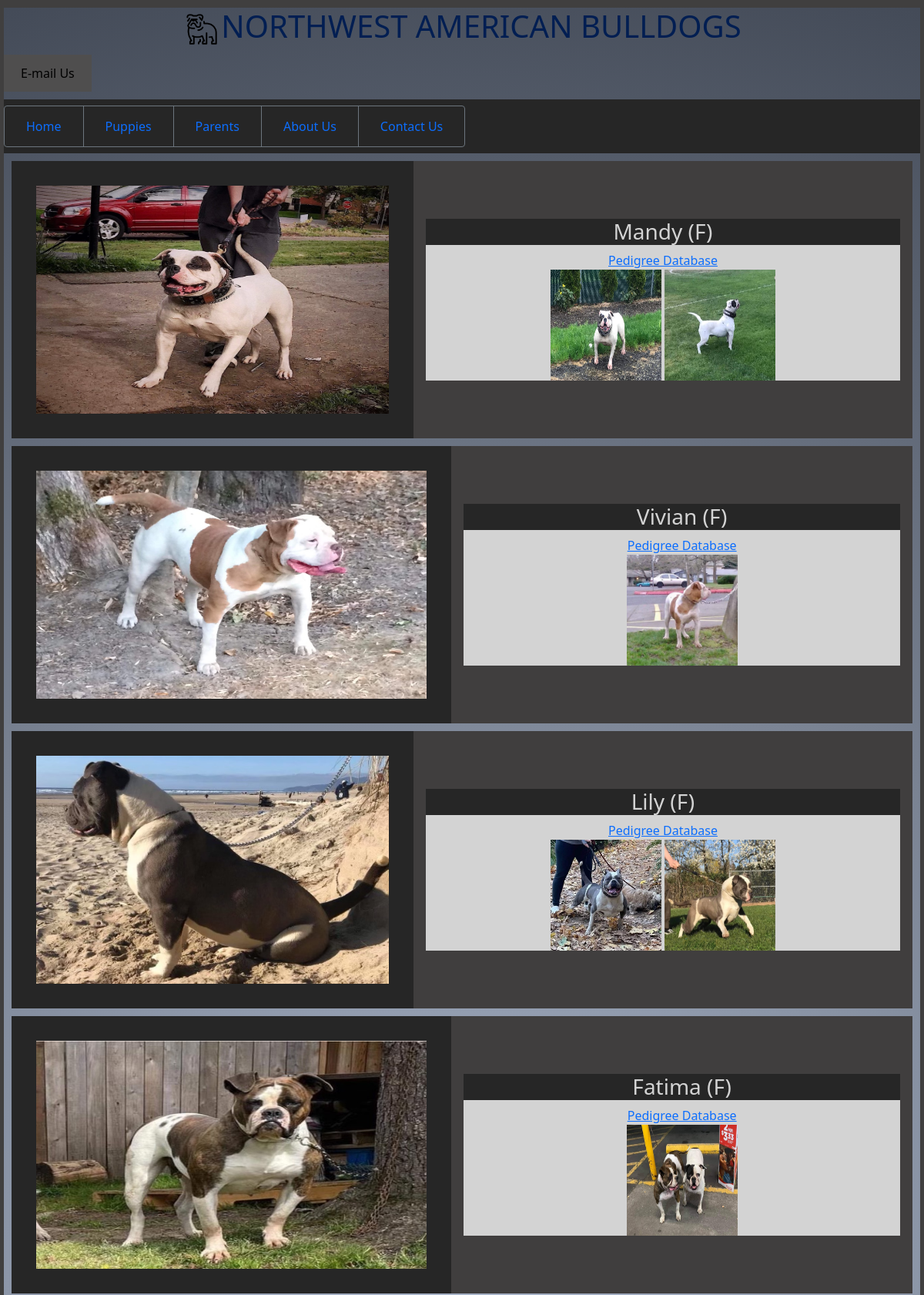
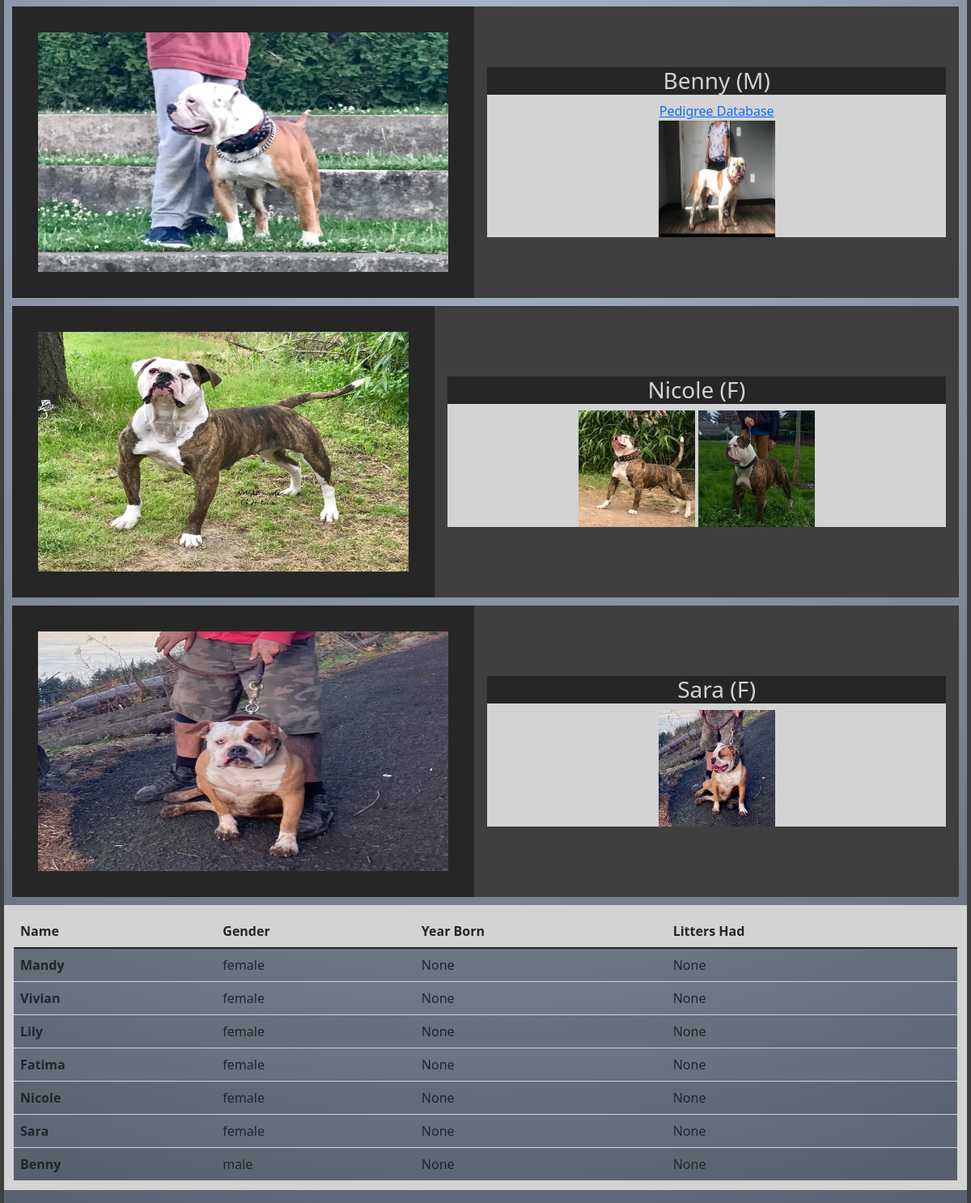
Page /parents (upper part) on the committed database (2 pictures, top to bottom).
### tables this page shows
CREATE TABLE 'parents' ('primary_key' INTEGER PRIMARY KEY AUTOINCREMENT NOT NULL, 'name' TEXT NOT NULL, 'gender' TEXT NOT NULL, 'year_born' INTEGER, 'litters_had' INTEGER);

### app.py (the view)
@app.route("/parents", methods=["GET", "POST"])
def parents():
    parent = c.execute(
        "SELECT name, gender, year_born, litters_had FROM parents")
    result = c.fetchall()
    return render_template("parents.html", result=result)

### templates/parents.html (shortened to what this page needs)
<!DOCTYPE html>
<html lang="en">
    <head>
        <link href="https://cdn.jsdelivr.net/npm/bootstrap@5.1.3/dist/css/bootstrap.min.css" rel="stylesheet">
        <link href="/static/styles.css" rel="stylesheet">
    </head>
    <body class="body-border">
        <div>
            <h1 class="header"><img class="header-icon" src="/static/images/icons8-bulldog-64.png" alt="...">NORTHWEST AMERICAN BULLDOGS</h1>
            <a class="contact-link d" href="/contact">E-mail Us</a>
            <nav class="navbar navbar-expand-md" id="nav-index">
                <div class="btn-group flex-wrap" role="group" aria-label="Basic outlined example">
                    <button type="button" class="btn btn-outline-secondary fold"><a class="nav-link" href="/">Home</a></button>
                    <button type="button" class="btn btn-outline-secondary fold"><a class="nav-link" href="/puppies">Puppies</a></button>
                    <button type="button" class="btn btn-outline-secondary fold"><a class="nav-link" href="/parents">Parents</a></button>
                    <button type="button" class="btn btn-outline-secondary fold"><a class="nav-link" href="/about">About Us</a></button>
                    <button type="button" class="btn btn-outline-secondary fold"><a class="nav-link" href="/contact">Contact Us</a></button>
                </div>
            </nav>
            <div class="flex-cont-par">
                <img class="flex1" src="/static/images/mandy2.jpeg" alt="Female Bulldog Mandy Second Pic">
                <div class="flex2 text-center">
                    <h3>Mandy (F)</h3>
                    <a target="_blank" href="https://www.pedigreedatabase.com/american_bulldog/dog.html?id=2914000-nwab-mandy-of-ddps?_v=20191001050733">Pedigree Database</a>
                    <div class="extra">
                        <img src="/static/images/mandy.jpeg" alt="Female Bulldog Mandy">
                        <img src="/static/images/mandy3.jpeg" alt="Female Bulldog Mandy third pic">
                    </div>
                </div>
            </div>
            <div class="flex-cont-par">
                <img class="flex1" src="/static/images/vivian.jpeg" alt="Female Bulldog Vivian">
                <div class="flex2 text-center">
                    <h3>Vivian (F)</h3>
                    <a target="_blank" href="https://www.pedigreedatabase.com/american_bulldog/dog.html?id=2915936-nwab-vivian-of-buffdogs?_v=20191008035138">Pedigree Database</a>
                    <div class="extra">
                        <img src="/static/images/vivian2.jpeg" alt="Female Bulldog Vivian Second Pic">
                    </div>
                </div>
            </div>
            <div class="flex-cont-par">
                <img class="flex1" src="/static/images/lily2.jpeg" alt="Female Bulldog Lily">
                <div class="flex2 text-center">
                    <h3>Lily (F)</h3>
                    <a target="_blank" href="https://www.pedigreedatabase.com/american_bulldog/dog.html?id=2969477-nwab-lily?_v=20200409234801">Pedigree Database</a>
                    <div class="extra">
                        <img src="/static/images/lily.jpeg" alt="Female Bulldog Lily">
                        <img src="/static/images/lily3.jpeg" alt="Female Bulldog Lily third pic">
                    </div>
                </div>
            </div>
            <div class="flex-cont-par">
                <img class="flex1" src="/static/images/fatima.jpeg" alt="Female Bulldog Fatima">
                <div class="flex2 text-center">
                    <h3>Fatima (F)</h3>
                    <a target="_blank" href="https://www.pedigreedatabase.com/american_bulldog/dog.html?id=2926404-nwab-fatima?_v=20191111003941">Pedigree Database</a>
                    <div class="extra">
                        <img src="/static/images/fatima-carmela.jpeg" alt="Female Bulldog Fatima With Friend">
                    </div>
                </div>
            </div>
            <div class="flex-cont-par">
                <img class="flex1" src="/static/images/benny2.jpeg" alt="Male Bulldog Benny Second Pic">
                <div class="flex2 text-center">
                    <h3>Benny (M)</h3>
                    <a target="_blank" href="https://www.pedigreedatabase.com/american_bulldog/dog.html?id=3038323-nwab-benny?_v=20201212220733">Pedigree Database</a>
                    <div class="extra">
                        <img src="/static/images/benny.jpeg" alt="Male Bulldog Benny">
                    </div>
                </div>
            </div>
            <div class="flex-cont-par">
                <img class="flex1" src="/static/images/nicole2.jpeg" alt="Female Bulldog Nicole Second Pic">
                <div class="flex2 text-center">
                    <h3>Nicole (F)</h3>
                    <div class="extra">
                        <img src="/static/images/nicole.jpeg" alt="Female Bulldog Nicole">
                        <img src="/static/images/nicole3.jpeg" alt="Female Bulldog Nicole Third Pic">
                    </div>
                </div>
            </div>
            <div class="flex-cont-par">
                <img class="flex1" src="/static/images/sara2.jpeg" alt="Female Bulldog Sara Second Pic">
                <div class="flex2 text-center">
                    <h3>Sara (F)</h3>
                    <div class="extra">
                        <img src="/static/images/sara.jpeg" alt="Female Bulldog Sara">
                    </div>
                </div>
            </div>
            <table class="table table-striped">
                <thead>
                    <tr class="table-header">
                        <th>Name</th>
                        <th>Gender</th>
                        <th>Year Born</th>
                        <th>Litters Had</th>
                    </tr>
                </thead>
                <tbody>
                    {% for i in result %}
                    <tr>
                        <td class="text-start bold">{{ i[0] }}</td>
                        <td class="text-start">{{ i[1] }}</td>
                        <td class="text-start">{{ i[2] }}</td>
                        <td class="text-start">{{ i[3] }}</td>
                    </tr>
                    {% endfor %}
                </tbody>
            </table>
    </body>
</html>

### static/styles.css (style rules this page uses)
*, *::before, *::after { box-sizing: border-box; }
.header { text-align: center; color: #011e52; }
.header-icon { width: 50px; height: 50px; padding: 5px; }
.table { border: 1vw solid lightgray; }
.table-header { background-color: lightgray; }
.bold { font-weight: bold; }
body, html { width: 100%; height: 100%; margin: 0; }
.body-border { border-top: 10px solid #403f3f; border-left: 5px solid #403f3f; border-right: 5px solid #403f3f; background-image: radial-gradient(circle, #abb7cc, #7b8494, #434a57); }
#nav-index { background-color: #262626; }
.d:link, .d:visited { background-color: #4f4e4e; color: black; border: 2px solid #4f4e4e; padding: 10px 20px; text-align: center; text-decoration: none; display: inline-block; margin-bottom: 10px; }
.flex-cont-par { display: flex; margin: 10px; background-color: #403e3e; }
.flex1 { border: 2rem solid #262626; flex-grow: 1; width: 30vw; height: 30vw; }
.flex2 { color: black; background-color: lightgray; flex-grow: 2; align-self: center; margin: 0 1rem 0 1rem; }
.flex2 h3 { background-color: #262626; color: lightgray; }
.extra img { width: 12vw; height: 12vw; transition: width 1s, height 1s; }

### rows in the picture
parents: name "Mandy", gender "female", i "None"
parents: name "Vivian", gender "female", i "None"
parents: name "Lily", gender "female", i "None"
parents: name "Fatima", gender "female", i "None"
parents: name "Nicole", gender "female", i "None"
parents: name "Sara", gender "female", i "None"
parents: name "Benny", gender "male", i "None"
